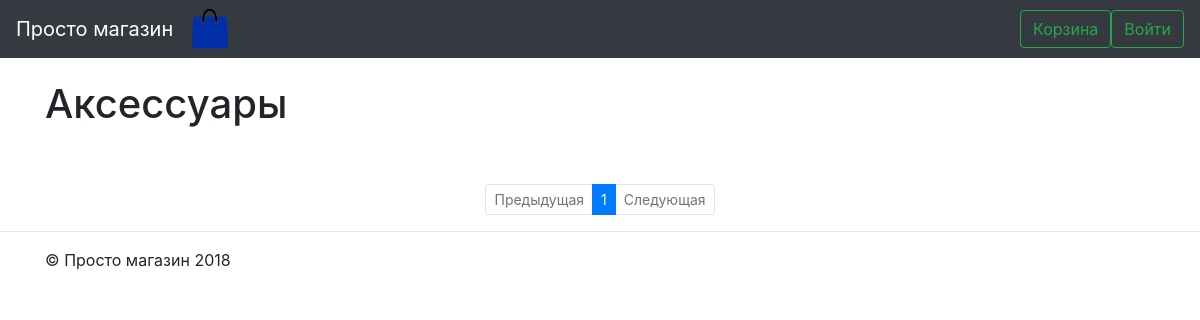
Page /accessories/ on the earlier database version.
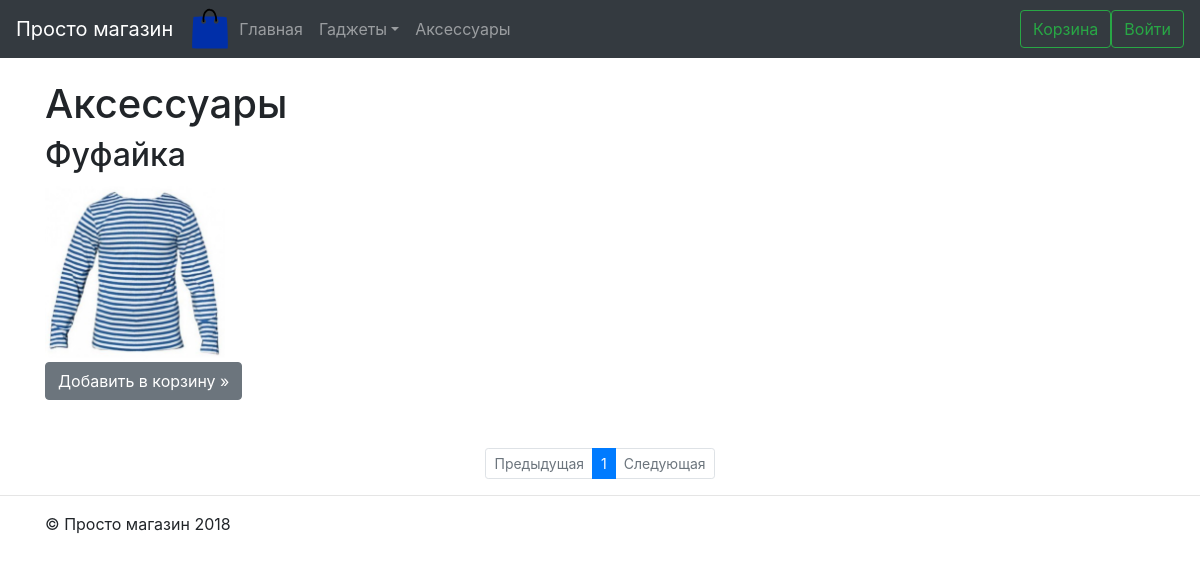
Same page on the later database version.
### shop/models.py (models this page shows, shortened)
class SiteField(models.Model):
    name = models.CharField(max_length=128, verbose_name="Field name")
    is_dropdown = models.BooleanField()
    handler = models.CharField(max_length=128, default="#")
    dropdown_fields = models.ManyToManyField("SiteField", blank=True)
    main = models.BooleanField(default=True)
    visible_status = models.CharField(max_length=1, default="v", verbose_name="Visible status", choices=STATUS_CHOICES)

class Phone(models.Model):
    name = models.CharField(max_length=128, verbose_name="Phone name")
    description = models.TextField(verbose_name="Description")
    staticpath = models.CharField(max_length=256, verbose_name="Path to static file")
    visible_status = models.CharField(max_length=1, default="v", verbose_name="Visible status", choices=STATUS_CHOICES)
    type = models.CharField(max_length=1, default="p", verbose_name="Type", choices=TYPE_CHOICES)

### shop/views.py (the view)
# urls.py: path('accessories/', views.accessories, name="accessories"),
def accessories(request):
    return Helper.fun(request, "a", "Аксессуары")

### shop/Helper.py (called while the page is built)
def tuples(array):
    arr = []
    cache = []
    true = False
    for i in array:
        cache.append(i)
        true = True
        if len(cache) % 3 == 0:
            arr.append(cache)
            cache = []
            true = False
    if true:
        arr.append(cache)
    return arr

def ul_generator(page_number, paginator):
    arr = []
    for num in paginator.page_range:
        if (page_number - 5) < num < (page_number + 5):
            arr.append({
                "status": "active" if num == page_number else "",
                "num": num
            })
    return arr

### shop/templates/smartphones.html (shortened to what this page needs)
{% extends "base.html" %}
{% load static %}
{% block content %}
<main role="main">
    <br>
  <div class="container">
    <h1>{{ title }}</h1>
    {% for tuple in iter %}
        <div class="row">
            {% for item in tuple %}
                <div class="col-md-4"><h2>{{ item.name }}</h2>
                    <a href="{{ item.link }}"><img src="{% static item.staticpath %}" width="180"></a>
                    <form action="/cart/" method="post">
                        <input type="submit" class="btn btn-secondary" value="Добавить в корзину »">
                    </form>
                </div>
            {% endfor %}
        </div>
    {% endfor %}
  </div>
    <br><br>
<nav aria-label="Статьи по Bootstrap 4">
    <ul class="pagination pagination-sm justify-content-center">
        <li class="page-item {{ nav.prev.status }}"><a class="page-link" href="/smartphones/?page={{ nav.prev.link }}">Предыдущая</a></li>
        {% for li in nav.ul %}
        <li class="page-item {{ li.status }}"><a class="page-link" href="/smartphones/?page={{ li.num }}">{{ li.num }}</a></li>
        {% endfor %}
        <li class="page-item {{ nav.next.status }}"><a class="page-link" href="/smartphones/?page={{ nav.next.link }}">Следующая</a></li>
    </ul>
</nav>
</main>
{% endblock %}

### shop/templates/base.html (shortened to what this page needs)
{% load static %}
<!DOCTYPE html>
<html lang="en" >
<head>
  <link rel="stylesheet" href="{% static 'shop/bootstrap.min.css' %}">
  <link rel="stylesheet" href="{% static 'shop/main.css' %}">
</head>
<body class="" data-gr-c-s-loaded="true">
{% block header %}
<nav class="navbar navbar-expand-md navbar-dark fixed-top bg-dark">
  <a class="navbar-brand" href="{% url 'home' %}">Просто магазин</a>
  <img src="{% static 'shop/logo.svg' %}" alt="" width="42" height="42">
  <div class="collapse navbar-collapse" id="navbarsExampleDefault">
    <ul class="navbar-nav mr-auto">
    {% for obj in baseview.fields %}
      <li class="nav-item {% if obj.dropdown %}dropdown{% endif %}">
        <a class="nav-link {% if obj.dropdown %}dropdown-toggle{% endif %}" href="{{ obj.handler }}" data-toggle="{% if obj.dropdown %}dropdown{% endif %}"
           aria-haspopup="true" aria-expanded="false">{{ obj.name}}</a>
      </li>
    {% endfor %}
    </ul>
    <a class="btn btn-outline-success my-2 my-sm-0" role="button"
       href="{% url 'cart' %}">
        Корзина</a>
    <a class="btn btn-outline-success my-2 my-sm-0" role="button"
       href="{{ baseview.b_action }}">
      {{ baseview.phrase }}</a>
  </div>
</nav>
{% endblock %}
{% block content %}{% endblock %}
<hr>
{% block footer %}
<footer class="container">
  <p>© Просто магазин 2018</p>
</footer>
{% endblock %}
</body>
</html>

Differences in the rows shown:
added SiteField: name "Главная"
added SiteField: name "Гаджеты"
added SiteField: name "Аксессуары", name "Аксессуары"
now on this page (row edited): Phone: name "Фуфайка", staticpath (picture)
Other differences:
{{ title }}: "Аксессуары" → (not shown)
new list line: "Добавить в корзину »"
